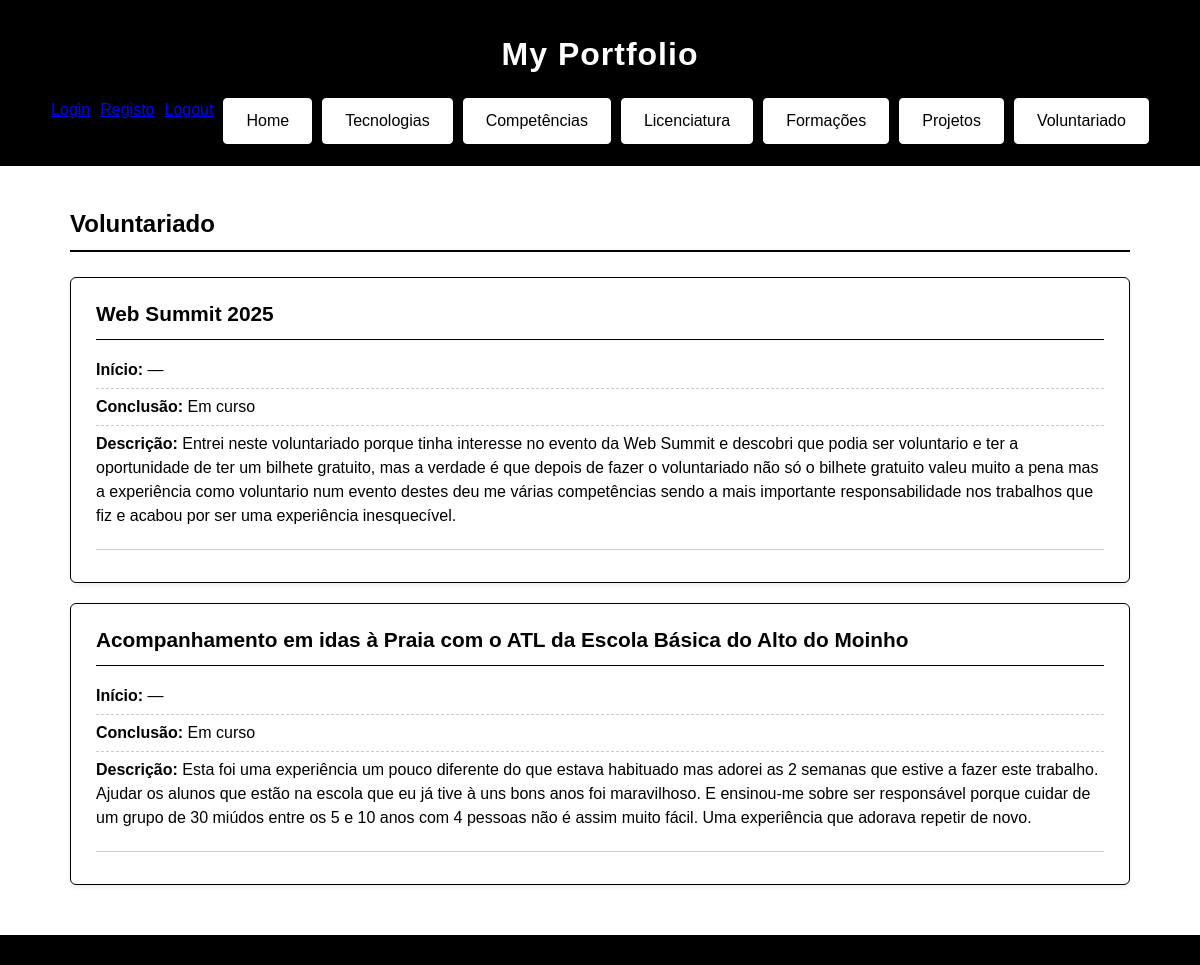
Page /voluntariado/ on the committed database.
### portfolio/models.py (models this page shows, shortened)
class Voluntariado(models.Model):
    nome = models.CharField(max_length=200)
    data_inicio = models.DateField(null=True, blank=True)
    data_conclusao = models.DateField(null=True, blank=True)
    descricao = models.TextField()
    certificado = models.FileField(upload_to='certificados/', blank=True, null=True)
    competencias = models.ManyToManyField(Competencia, related_name='voluntariados')

### portfolio/views.py (the view)
# urls.py: path('voluntariado/', views.voluntariado_view, name="voluntariado"),
def voluntariado_view(request):
    voluntariados = Voluntariado.objects.all()
    gestor = request.user.groups.filter(name='gestor-portfolio').exists()
    return render(request,'portfolio/voluntariado.html',{'voluntariados':voluntariados,'gestor': gestor,} )

### portfolio/templates/portfolio/voluntariado.html (shortened to what this page needs)
{% extends "portfolio/index.html" %}
{% block content %}
    <h2>Voluntariado</h2>
    <section>
    {% for voluntariado in voluntariados %}
        <div class="item-card">
            <div class="item-card-header">
                <h3>{{ voluntariado.nome }}</h3>
            </div>
            <div class="item-card-body">
                <ul>
                    <li><strong>Início:</strong> {{ voluntariado.data_inicio|default:"—" }}</li>
                    <li><strong>Conclusão:</strong> {{ voluntariado.data_conclusao|default:"Em curso" }}</li>
                    <li><strong>Descrição:</strong> {{ voluntariado.descricao }}</li>
                </ul>
            </div>
            <div class="item-card-footer">
            </div>
        </div>
    {% endfor %}
    </section>
{% endblock %}

### portfolio/static/portfolio/indexStyle.css (style rules this page uses)
* { box-sizing: border-box; margin: 0; padding: 0; }
body { background-color: #ffffff; color: #000000; font-family: Arial, Helvetica, sans-serif; line-height: 1.5; }
main h2 { color: #000000; border-bottom: 2px solid #000000; padding-bottom: 8px; margin-bottom: 25px; }
.item-card { background-color: #ffffff; border: 1px solid #000000; border-radius: 6px; padding: 20px 25px; margin-bottom: 20px; box-shadow: 0 2px 4px rgba(0,0,0,0.08); transition: box-shadow 0.2s ease, transform 0.2s ease; }
.item-card-header { display: flex; align-items: center; gap: 15px; border-bottom: 1px solid #000000; padding-bottom: 10px; margin-bottom: 12px; }
.item-card-header h3 { color: #000000; font-size: 1.3rem; }
.item-card-body ul { list-style: none; padding: 0; }
.item-card-body li { padding: 6px 0; border-bottom: 1px dashed #cccccc; color: #000000; }
.item-card-body li:last-child { border-bottom: none; }
.item-card-footer { display: flex; justify-content: flex-end; margin-top: 15px; padding-top: 12px; border-top: 1px solid #cccccc; }
.item-card-footer { display: flex; justify-content: flex-end; gap: 10px; align-items: center; margin-top: 15px; padding-top: 12px; border-top: 1px solid #cccccc; }

### rows in the picture
Voluntariado: nome "Web Summit 2025", data_inicio "—", data_conclusao "Em curso", descricao "Entrei neste voluntariado porque tinha interesse no evento da Web Summit e descobri que podia ser voluntario e ter a oportunidade de ter um bilhete gratuito, mas a verdade é que depois de fazer o voluntariado não só o bilhete gratuito valeu muito a pena mas a experiência como voluntario num evento destes deu me várias competências sendo a mais importante responsabilidade nos trabalhos que fiz e acabou por ser uma experiência inesquecível."
Voluntariado: nome "Acompanhamento em idas à Praia com o ATL da Escola Básica do Alto do Moinho", data_inicio "—", data_conclusao "Em curso", descricao "Esta foi uma experiência um pouco diferente do que estava habituado mas adorei as 2 semanas que estive a fazer este trabalho. Ajudar os alunos que estão na escola que eu já tive à uns bons anos foi maravilhoso. E ensinou-me sobre ser responsável porque cuidar de um grupo de 30 miúdos entre os 5 e 10 anos com 4 pessoas não é assim muito fácil. Uma experiência que adorava repetir de novo."
